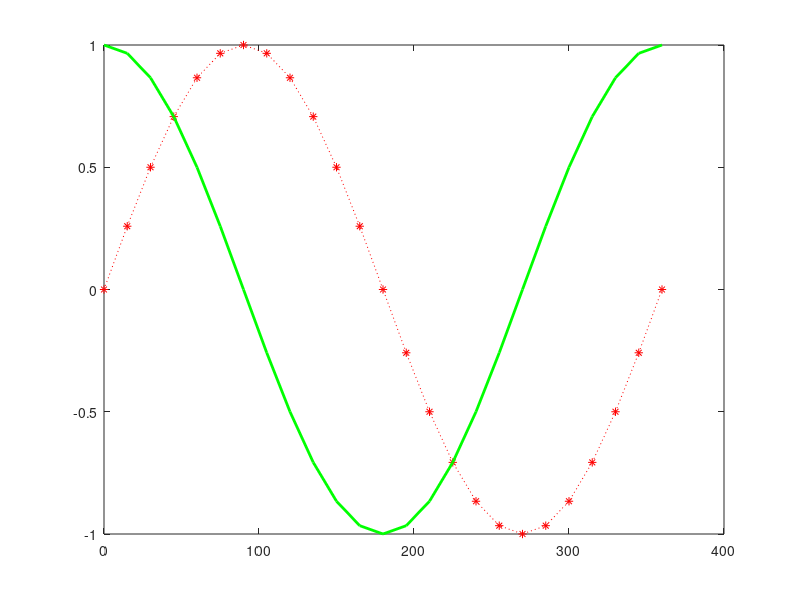

Write MATLAB code to recreate this figure.
clc;
clear all;
close all;
t = 0:15:360;
s = sind(t);
c= cosd(t);
grid on; %This will show grid lines like graph paper
plot(t, s, 'r:*', t, c, 'g', 'LineWidth', 2); %ploting sin and cos without hold on

%hold on; %This line prevents the previous line from erasing when plot function is used again
%plot(t, c, 'g', 'LineWidth', 2);
